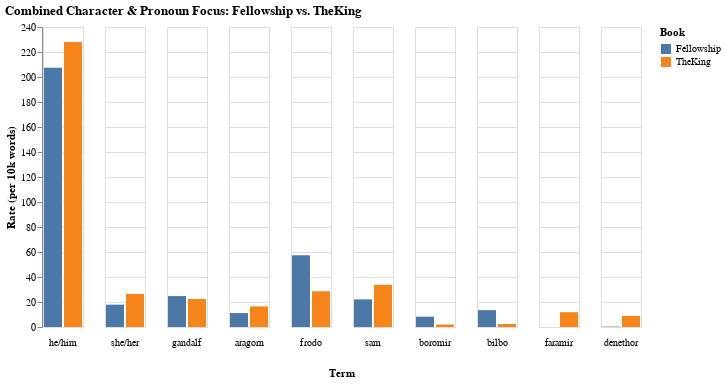

This figure's notebook cell:
### Code cell
import pandas as pd
import altair as alt

print("\n--- Combined Character & Pronoun Focus Analysis ---")

# 1. Define all the terms you want to track in the graph
# We'll create "pseudo-words" for the pronoun groups
target_terms = [
    'he/him', 
    'she/her', 
    'gandalf', 
    'aragorn', 
    'frodo', 
    'sam',
    'boromir', 
    'bilbo',
    'faramir',
    'denethor'
]

# 2. Get the counts and rates for each term
combined_data = []

for term in target_terms:
    fellowship_count = 0
    return_count = 0
    
    # Handle the special pronoun groups
    if term == 'he/him':
        fellowship_count = cf['he'] + cf['him']
        return_count = cr['he'] + cr['him']
    elif term == 'she/her':
        fellowship_count = cf['she'] + cf['her']
        return_count = cr['she'] + cr['her']
    # Handle regular names
    else:
        fellowship_count = cf[term]
        return_count = cr[term]
        
    # Add data for Fellowship
    combined_data.append({
        'Book': 'Fellowship',
        'Term': term,
        'Rate (per 10k words)': per_10k(fellowship_count, nF)
    })
    
    # Add data for TheKing
    combined_data.append({
        'Book': 'TheKing',
        'Term': term,
        'Rate (per 10k words)': per_10k(return_count, nR)
    })

# 3. Create a DataFrame
chart_df = pd.DataFrame(combined_data)

# 4. Build the Grouped Bar Chart
chart = alt.Chart(chart_df).mark_bar().encode(
    # Set the x-axis to the Book name
    x=alt.X('Book', axis=None), # axis=None hides the "Fellowship/TheKing" label under each bar
    
    # Set the y-axis to the normalized rate
    y=alt.Y('Rate (per 10k words)'),
    
    # Color the bars based on the Book
    color='Book',
    
    # Create grouped columns, one for each "Term"
    column=alt.Column('Term', sort=target_terms, header=alt.Header(titleOrient="bottom", labelOrient="bottom")),
    
    tooltip=['Book', 'Term', alt.Tooltip('Rate (per 10k words)', format='.2f')]
).properties(
    title='Combined Character & Pronoun Focus: Fellowship vs. TheKing'
).interactive()

# 5. Save and Display the Chart
chart.save('combined_character_focus_chart.json')
print("Graph saved to 'combined_character_focus_chart.json'")

chart

### Figure 1 — Vega-Lite specification as saved in the notebook (floating-point values rounded to 4 significant figures)
{"config": {"view": {"continuousWidth": 300, "continuousHeight": 300}}, "data": {"name": "data-d34968060ecb04ed35cab0ef179b2c8b"}, "mark": {"type": "bar"}, "encoding": {"color": {"field": "Book", "type": "nominal"}, "column": {"field": "Term", "header": {"labelOrient": "bottom", "titleOrient": "bottom"}, "sort": ["he/him", "she/her", "gandalf", "aragorn", "frodo", "sam", "boromir", "bilbo", "faramir", "denethor"], "type": "nominal"}, "tooltip": [{"field": "Book", "type": "nominal"}, {"field": "Term", "type": "nominal"}, {"field": "Rate (per 10k words)", "format": ".2f", "type": "quantitative"}], "x": {"axis": null, "field": "Book", "type": "nominal"}, "y": {"field": "Rate (per 10k words)", "type": "quantitative"}}, "params": [{"name": "param_3", "select": {"type": "interval", "encodings": ["x", "y"]}, "bind": "scales"}], "title": "Combined Character & Pronoun Focus: Fellowship vs. TheKing", "$schema": "https://vega.github.io/schema/vega-lite/v5.20.1.json", "datasets": {"data-d34968060ecb04ed35cab0ef179b2c8b": [{"Book": "Fellowship", "Term": "he/him", "Rate (per 10k words)": 207.4}, {"Book": "TheKing", "Term": "he/him", "Rate (per 10k words)": 228.0}, {"Book": "Fellowship", "Term": "she/her", "Rate (per 10k words)": 17.86}, {"Book": "TheKing", "Term": "she/her", "Rate (per 10k words)": 26.47}, {"Book": "Fellowship", "Term": "gandalf", "Rate (per 10k words)": 24.73}, {"Book": "TheKing", "Term": "gandalf", "Rate (per 10k words)": 22.38}, {"Book": "Fellowship", "Term": "aragorn", "Rate (per 10k words)": 11.16}, {"Book": "TheKing", "Term": "aragorn", "Rate (per 10k words)": 16.46}, {"Book": "Fellowship", "Term": "frodo", "Rate (per 10k words)": 57.38}, {"Book": "TheKing", "Term": "frodo", "Rate (per 10k words)": 28.6}, {"Book": "Fellowship", "Term": "sam", "Rate (per 10k words)": 22.11}, {"Book": "TheKing", "Term": "sam", "Rate (per 10k words)": 33.71}, {"Book": "Fellowship", "Term": "boromir", "Rate (per 10k words)": 8.262}, {"Book": "TheKing", "Term": "boromir", "Rate (per 10k words)": 1.975}, {"Book": "Fellowship", "Term": "bilbo", "Rate (per 10k words)": 13.51}, {"Book": "TheKing", "Term": "bilbo", "Rate (per 10k words)": 2.413}, {"Book": "Fellowship", "Term": "faramir", "Rate (per 10k words)": 0.0}, {"Book": "TheKing", "Term": "faramir", "Rate (per 10k words)": 11.85}, {"Book": "Fellowship", "Term": "denethor", "Rate (per 10k words)": 0.3349}, {"Book": "TheKing", "Term": "denethor", "Rate (per 10k words)": 8.849}]}}
